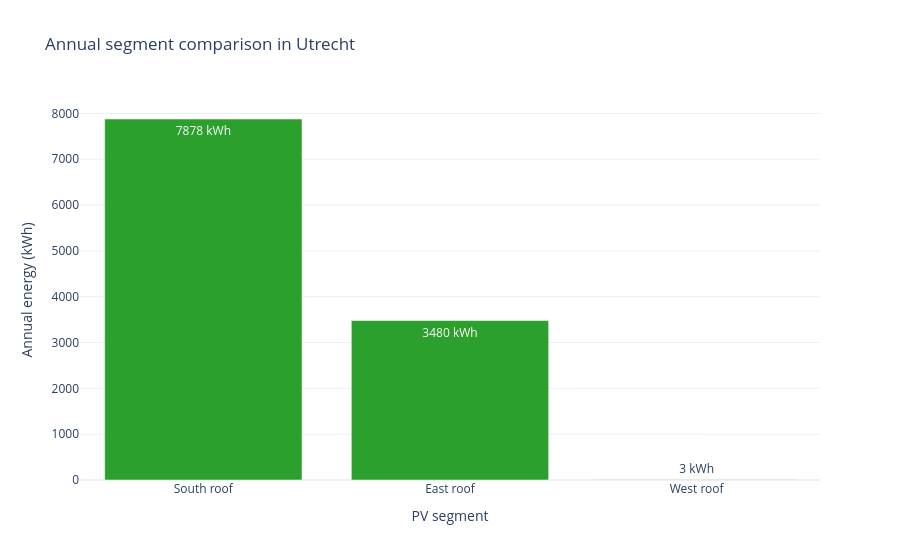

The notebook cell saved with this chart:
### Code cell
comparison_figure = build_segment_comparison_figure(result)
comparison_figure

### Figure 1 — Plotly figure (JSON) as saved in the notebook; plotly's stock layout.template omitted (floating-point values rounded to 4 significant figures)
{"data": [{"marker": {"color": "#2ca02c"}, "text": ["7878 kWh", "3480 kWh", "3 kWh"], "textposition": "auto", "type": "bar", "x": ["South roof", "East roof", "West roof"], "y": [7878.0, 3480.0, 2.901]}], "layout": {"title": {"text": "Annual segment comparison in Utrecht"}, "xaxis": {"title": {"text": "PV segment"}}, "yaxis": {"title": {"text": "Annual energy (kWh)"}}}}
